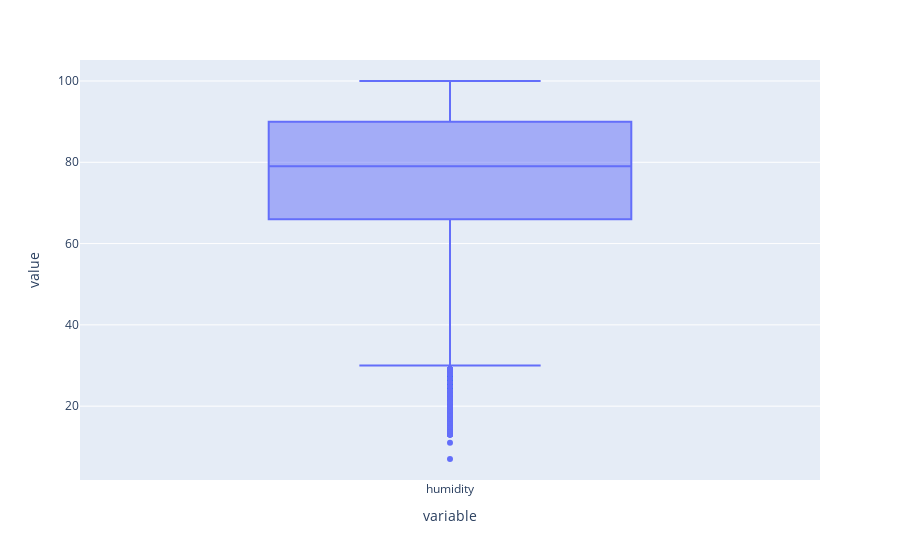

This figure's notebook cell:
### Code cell
#plotting a box plot to figure out if outliers are present in the dataset
px.box(jacksonville['humidity'])

### Figure 1 — Plotly figure (JSON) as saved in the notebook; plotly's stock layout.template omitted (floating-point values rounded to 4 significant figures; data arrays with more than 128 entries replaced by an {"elided": "..."} marker saying what was removed)
{"data": [{"alignmentgroup": "True", "hovertemplate": "variable=%{x}<br>value=%{y}<extra></extra>", "legendgroup": "", "marker": {"color": "#636efa"}, "name": "", "notched": false, "offsetgroup": "", "orientation": "v", "showlegend": false, "type": "box", "x": {"elided": "45252 str values"}, "x0": " ", "xaxis": "x", "y": {"elided": "45252 int values"}, "y0": " ", "yaxis": "y"}], "layout": {"boxmode": "group", "legend": {"tracegroupgap": 0}, "margin": {"t": 60}, "xaxis": {"anchor": "y", "domain": [0, 1], "title": {"text": "variable"}}, "yaxis": {"anchor": "x", "domain": [0, 1], "title": {"text": "value"}}}}
